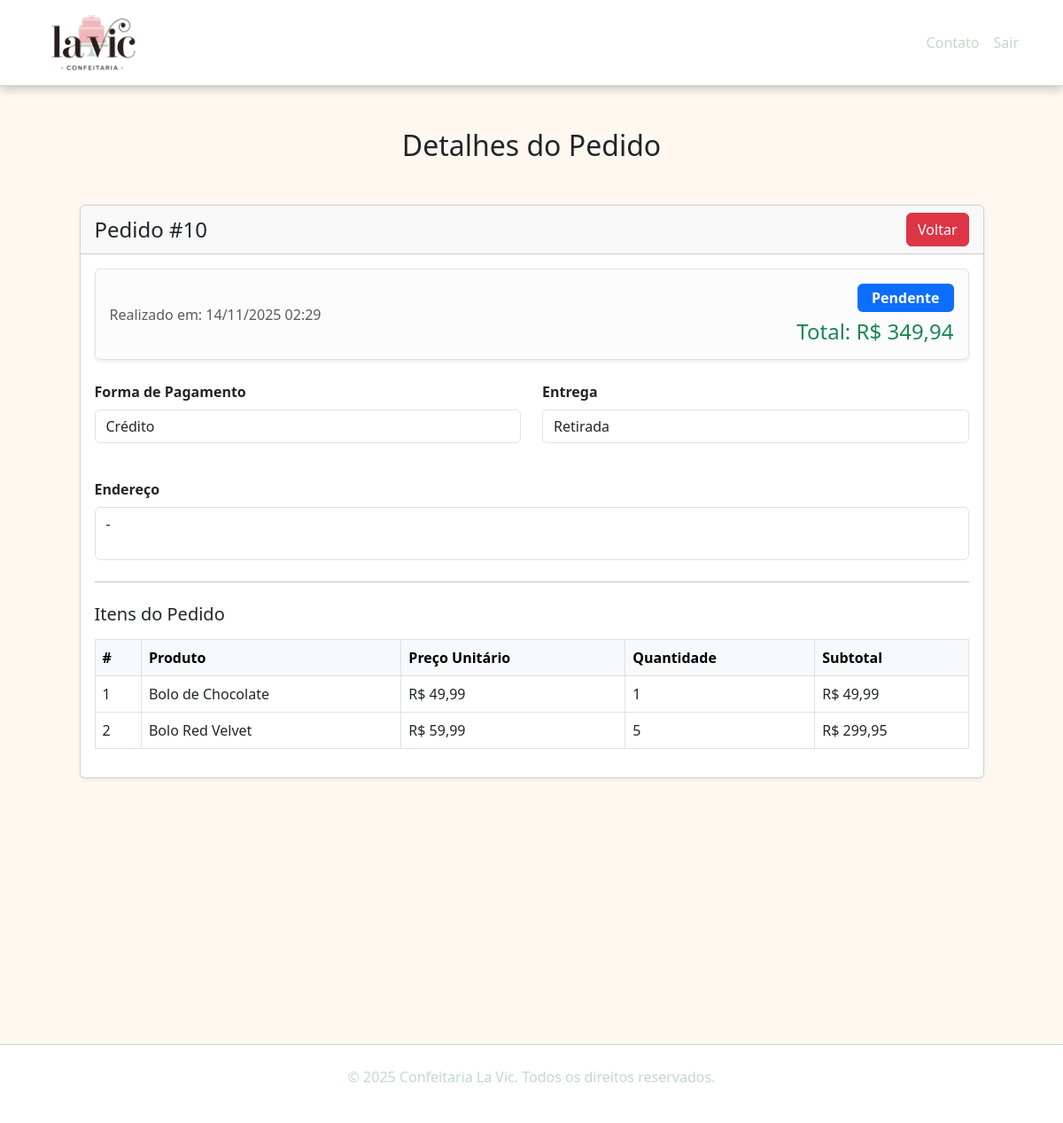
Screenshot of /pedido-view-user.php?id=10 (signed in) with the database file from the repository.
### tables this page shows
CREATE TABLE `pedidos` (
  `id` int(11) NOT NULL,
  `id_usuario` int(11) NOT NULL,
  `status` enum('Pendente','Em progresso','A caminho','Entregue') DEFAULT 'Pendente',
  `forma_pagamento` enum('Dinheiro','Débito','Crédito') DEFAULT 'Dinheiro',
  `entrega` enum('Entrega','Retirada') DEFAULT 'Entrega',
  `data_pedido` datetime DEFAULT current_timestamp(),
  `total` decimal(10,2) DEFAULT 0.00
);

CREATE TABLE `pedido_itens` (
  `id` int(11) NOT NULL,
  `id_pedido` int(11) NOT NULL,
  `id_produto` int(11) NOT NULL,
  `quantidade` int(11) NOT NULL,
  `preco_unitario` decimal(10,2) NOT NULL,
  `subtotal` decimal(10,2) NOT NULL
);

CREATE TABLE `produtos` (
  `id` int(11) NOT NULL,
  `nome` varchar(100) NOT NULL,
  `categoria` varchar(255) DEFAULT NULL,
  `descricao` text DEFAULT NULL,
  `preco` decimal(10,2) NOT NULL,
  `imagem` varchar(255) DEFAULT NULL
);

### pedido-view-user.php (the view, shortened to what this page needs)
<?php
include_once('conexao.php');
$usuario_id = $_SESSION['id'];
$pedido_id = mysqli_real_escape_string($conexao, $_GET['id']);
$sql = "SELECT
            p.*,
            u.nome AS nome_usuario, u.email, u.telefone,
            u.rua, u.numero, u.complemento, u.bairro, u.cidade, u.estado, u.cep
        FROM pedidos p
        LEFT JOIN usuarios u ON p.id_usuario = u.id
        WHERE p.id = '$pedido_id'
        AND p.id_usuario = '$usuario_id'
        LIMIT 1";
$query = mysqli_query($conexao, $sql);
$pedido = mysqli_fetch_array($query);
$enderecoCompleto = '-';
?>
<!DOCTYPE html>
<html lang="pt-br">
<head>
  <link href="https://cdn.jsdelivr.net/npm/bootstrap@5.3.0/dist/css/bootstrap.min.css" rel="stylesheet">
  <link rel="stylesheet" href="assets/css/style.css">
</head>
<body>
<nav class="navbar navbar-expand-lg custom-navbar">
    <div class="container">
    <a class="navbar-brand" href="index.html">
        <img src="assets/img/logo.png" alt="Confeitaria La Vic" height="70">
    </a>
    <div class="collapse navbar-collapse" id="navbarNav">
        <ul class="navbar-nav ms-auto">
        <li class="nav-item"><a class="nav-link" href="contato-user.html">Contato</a></li>
        <li class="nav-item"><a class="nav-link" href="logout.php">Sair</a></li>
        </ul>
    </div>
    </div>
</nav>
<div class="container mt-5 mb-5">
    <h2 class="text-center mb-5">Detalhes do Pedido</h2>
    <div class="row justify-content-center">
    <div class="col-md-11">
        <div class="card shadow-sm">
        <div class="card-header d-flex justify-content-between align-items-center">
            <h4 class="mb-0">Pedido #<?= $pedido['id']; ?></h4>
            <a href="pedidos-user.php" class="btn btn-danger">Voltar</a>
        </div>
        <div class="card-body">
            <div class="alert alert-light border shadow-sm mb-4">
                <div class="d-flex flex-wrap justify-content-between align-items-center">
                <div>
                    <p class="mb-0 text-muted">
                    Realizado em: <?= date('d/m/Y H:i', strtotime($pedido['data_pedido'])); ?>
                    </p>
                </div>
                <div class="text-end mt-2 mt-md-0">
                    <span class="badge bg-primary fs-6 px-3 py-2"><?= htmlspecialchars($pedido['status']); ?></span><br>
                    <h4 class="mt-2 mb-0 text-success">Total: R$ <?= number_format($pedido['total'], 2, ',', '.'); ?></h4>
                </div>
                </div>
            </div>
            <div class="row mb-4">
                <div class="col-md-6">
                <label class="form-label fw-bold">Forma de Pagamento</label>
                <p class="form-control"><?= htmlspecialchars($pedido['forma_pagamento']); ?></p>
                </div>
                <div class="col-md-6">
                <label class="form-label fw-bold">Entrega</label>
                <p class="form-control"><?= htmlspecialchars($pedido['entrega']); ?></p>
                </div>
            </div>
            <div class="mb-4">
                <label class="form-label fw-bold">Endereço</label>
                <p class="form-control" style="height:auto; min-height:60px;">
                <?= htmlspecialchars($enderecoCompleto); ?>
                </p>
            </div>
            <hr>
            <h5 class="mt-4 mb-3">Itens do Pedido</h5>
            <div class="table-responsive">
                <table class="table table-bordered align-middle">
                <thead class="table-light">
                    <tr>
                    <th>#</th>
                    <th>Produto</th>
                    <th>Preço Unitário</th>
                    <th>Quantidade</th>
                    <th>Subtotal</th>
                    </tr>
                </thead>
                <tbody>
                <?php
                $sql_itens = "SELECT
                                pi.*,
                                pr.nome AS nome_produto,
                                pr.preco AS preco_produto
                              FROM pedido_itens pi
                              LEFT JOIN produtos pr ON pi.id_produto = pr.id
                              WHERE pi.id_pedido = '$pedido_id'";
                $itens = mysqli_query($conexao, $sql_itens);
                if ($itens && mysqli_num_rows($itens) > 0) {
                    $contador = 1;
                    while ($item = mysqli_fetch_array($itens)) {
                        $subtotal = $item['quantidade'] * $item['preco_produto'];
                ?>
                    <tr>
                        <td><?= $contador++; ?></td>
                        <td><?= htmlspecialchars($item['nome_produto']); ?></td>
                        <td>R$ <?= number_format($item['preco_produto'], 2, ',', '.'); ?></td>
                        <td><?= $item['quantidade']; ?></td>
                        <td>R$ <?= number_format($subtotal, 2, ',', '.'); ?></td>
                    </tr>
                <?php
                    }
                } else {
                    echo '<tr><td colspan="5" class="text-center text-muted">Nenhum item encontrado.</td></tr>';
                }
                ?>
                </tbody>
                </table>
            </div>
        </div>
        </div>
    </div>
    </div>
</div>
<footer class="text-white text-center py-4 custom-footer">
    <p>&copy; 2025 Confeitaria La Vic. Todos os direitos reservados.</p>
</footer>
</body>
</html>

### assets/css/style.css (style rules this page uses)
body { background-color: #fff8f0; }
.custom-navbar { background-color: white; border-bottom: 1px solid #BFDBC8 ; box-shadow: 0 4px 10px rgba(0, 0, 0, 0.2); }
.custom-navbar .nav-link { color: #BFDBC8; }
.banner-custom h1, p { color: white; }
.custom-footer { margin-top: 25%; background-color: white; border-top: 1px solid #BFDBC8 ; }
.custom-footer p { color: #BFDBC8; }

### rows the page displays
pedidos: id "10", data_pedido "14/11/2025 02:29", status "Pendente", total "349,94", forma_pagamento "Crédito", entrega "Retirada"
pedido_itens: id_produto.nome "Bolo de Chocolate", id_produto.preco "49,99", quantidade "1", quantidade.preco "49,99"
pedido_itens: id_produto.nome "Bolo Red Velvet", id_produto.preco "59,99", quantidade "5", quantidade.preco "299,95"

### other values shown
$enderecoCompleto "-"
